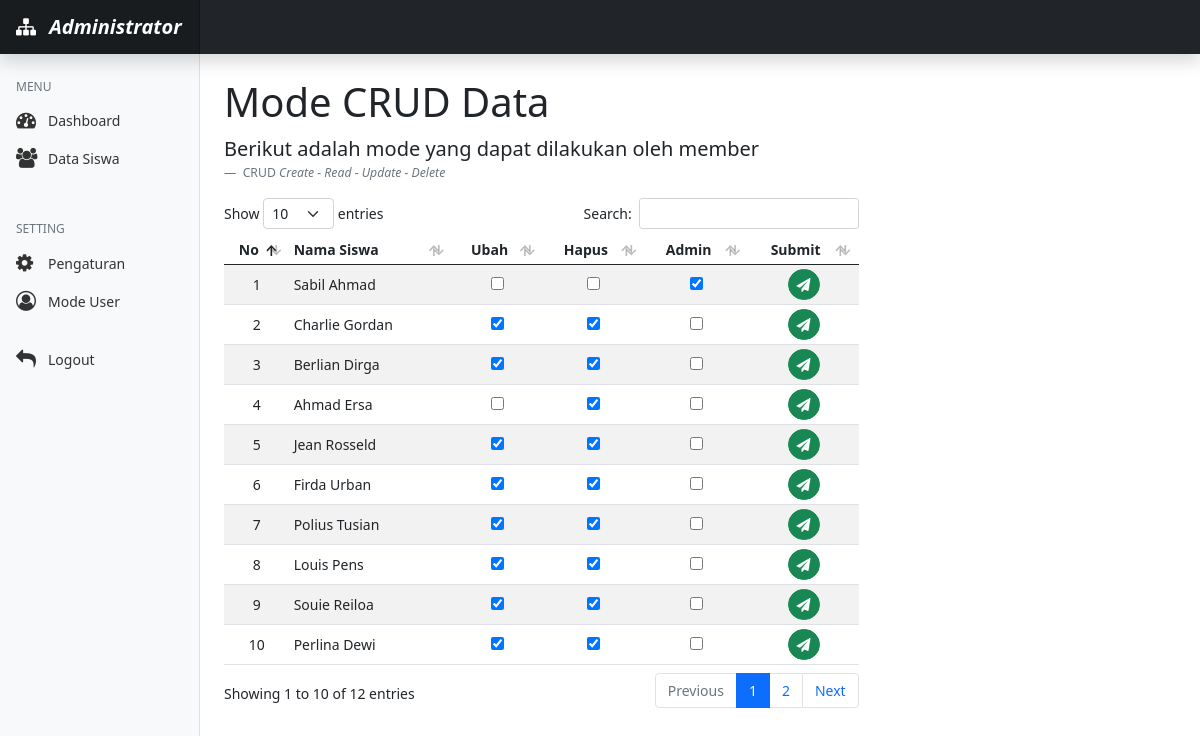
/admin/setting/index.php (signed in), run on the app's committed database.
### tables this page shows
CREATE TABLE `tb_siswa` (
  `id_siswa` int(11) NOT NULL,
  `nisn` varchar(15) NOT NULL,
  `nama_siswa` varchar(150) NOT NULL,
  `jenis_kelamin` varchar(15) NOT NULL,
  `foto_siswa` varchar(50) NOT NULL,
  `alamat` varchar(150) NOT NULL,
  `aksi_id` int(1) NOT NULL
);

### functions.php (called while the page is built, shortened)
<?php
$host = 'localhost';
$user = 'root';
$pass = '';
$db   = 'xii_tkj1_31';
$conn = mysqli_connect($host, $user, $pass, $db);
function query($query)
{
	global $conn;
	$result = mysqli_query($conn, $query);
	$rows = [];
	while ($row = mysqli_fetch_assoc($result)) {
		$rows[] = $row;
	}
	return $rows;
}

### admin/setting/index.php (the view)
<?php
require_once '../layout/header.php';
require_once '../../functions.php';
$siswa = query("SELECT * FROM tb_siswa");
?>
<div class="col-lg-8">
  <figure class="mt-4">
    <h1>Mode CRUD Data</h1>
    <blockquote class="blockquote">
      <p>Berikut adalah mode yang dapat dilakukan oleh member </p>
    </blockquote>
    <figcaption class="blockquote-footer">
      CRUD <cite title="Source Title">Create - Read - Update - Delete</cite>
    </figcaption>
  </figure>
</div>
<div class="table-responsive col-lg-8 mb-4">
  <table class="table table-striped table-sm align-middle" id="table">
    <thead>
      <tr>
        <th scope="col" class="text-center">No</th>
        <th scope="col">Nama Siswa</th>
        <th scope="col" class="text-center">Ubah</th>
        <th scope="col" class="text-center">Hapus</th>
        <th scope="col" class="text-center">Admin</th>
        <th scope="col" class="text-center">Submit</th>
      </tr>
    </thead>
    <tbody>
      <?php $i = 1; ?>
      <?php foreach ($siswa as $row) : ?>
        <tr>
          <td class="text-center"><?= $i++; ?></td>
          <td><?= $row['nama_siswa']; ?></td>
          <form action="<?= BASEURL; ?>/proses.php" method="post" class="form-aksi">
            <td class="text-center">
              <input type="checkbox" <?= ($row['aksi_id'] == 1 || $row['aksi_id'] == 2) ? 'checked' : ''; ?> name="ubah_aksi" class="ubah_checked">
            </td>
            <td class="text-center">
              <input type="checkbox" <?= ($row['aksi_id'] == 1 || $row['aksi_id'] == 3) ? 'checked' : ''; ?> name="hapus_aksi" class="hapus_checked">
            </td>
            <td class="text-center role">
              <input type="checkbox" <?= ($row['aksi_id'] == 5) ? 'checked' : ''; ?> name="role_aksi" class="role_checked <?= ($row['aksi_id'] == 5) ? 'checked' : ''; ?>">
            </td>
            <td class="text-center">
              <button class="btn btn-success btn-sm rounded-pill" name="aksi_id">
                <i class="fa fa-send"></i>
              </button>
            </td>
          </form>
        </tr>
      <?php endforeach; ?>
    </tbody>
  </table>
</div>
<?php require_once '../layout/footer.php'; ?>

### datatables/datatables.css (style rules this page uses)
table.dataTable { clear: both; margin-top: 6px !important; margin-bottom: 6px !important; max-width: none !important; border-collapse: separate !important; border-spacing: 0; }
table.dataTable td, table.dataTable th { -webkit-box-sizing: content-box; box-sizing: content-box; }
table.dataTable > thead > tr > th:not(.sorting_disabled), table.dataTable > thead > tr > td:not(.sorting_disabled) { padding-right: 30px; }
table.dataTable > thead .sorting, table.dataTable > thead .sorting_asc, table.dataTable > thead .sorting_desc, table.dataTable > thead .sorting_asc_disabled, table.dataTable > thead .sorting_desc_disabled { cursor: pointer; position: relative; }
table.dataTable > thead .sorting:before, table.dataTable > thead .sorting:after, table.dataTable > thead .sorting_asc:before, table.dataTable > thead .sorting_asc:after, table.dataTable > thead .sorting_desc:before, table.dataTable > thead .sorting_desc:after, table.dataTable > thead .sorting_asc_disabled:before, table.dataTable > thead .sorting_asc_disabled:after, table.dataTable > thead .sorting_desc_disabled:before, table.dataTable > thead .sorting_desc_disabled:after { position: absolute; bottom: 0.5em; display: block; opacity: 0.3; }
table.dataTable > thead .sorting:before, table.dataTable > thead .sorting_asc:before, table.dataTable > thead .sorting_desc:before, table.dataTable > thead .sorting_asc_disabled:before, table.dataTable > thead .sorting_desc_disabled:before { right: 1em; content: "↑"; }
table.dataTable > thead .sorting:after, table.dataTable > thead .sorting_asc:after, table.dataTable > thead .sorting_desc:after, table.dataTable > thead .sorting_asc_disabled:after, table.dataTable > thead .sorting_desc_disabled:after { right: 0.5em; content: "↓"; }
table.dataTable > thead .sorting_asc:before, table.dataTable > thead .sorting_desc:after { opacity: 1; }
table.dataTable.table-sm > thead > tr > th:not(.sorting_disabled) { padding-right: 20px; }
table.dataTable.table-sm .sorting:before, table.dataTable.table-sm .sorting_asc:before, table.dataTable.table-sm .sorting_desc:before { top: 5px; right: 0.85em; }
table.dataTable.table-sm .sorting:after, table.dataTable.table-sm .sorting_asc:after, table.dataTable.table-sm .sorting_desc:after { top: 5px; }
table.dataTable.table-striped > tbody > tr:nth-of-type(2n+1) { --bs-table-accent-bg: transparent; }
table.dataTable.table-striped > tbody > tr.odd { --bs-table-accent-bg: var(--bs-table-striped-bg); }

### css/admin.css (style rules this page uses)
body { font-size: 0.875rem; }

### data on the page
tb_siswa: nama_siswa "Sabil Ahmad", aksi_id "☑"
tb_siswa: nama_siswa "Charlie Gordan", aksi_id "☑"
tb_siswa: nama_siswa "Berlian Dirga", aksi_id "☑"
tb_siswa: nama_siswa "Ahmad Ersa", aksi_id "☑"
tb_siswa: nama_siswa "Jean Rosseld", aksi_id "☑"
tb_siswa: nama_siswa "Firda Urban", aksi_id "☑"
tb_siswa: nama_siswa "Polius Tusian", aksi_id "☑"
tb_siswa: nama_siswa "Louis Pens", aksi_id "☑"
tb_siswa: nama_siswa "Souie Reiloa", aksi_id "☑"
tb_siswa: nama_siswa "Perlina Dewi", aksi_id "☑"
